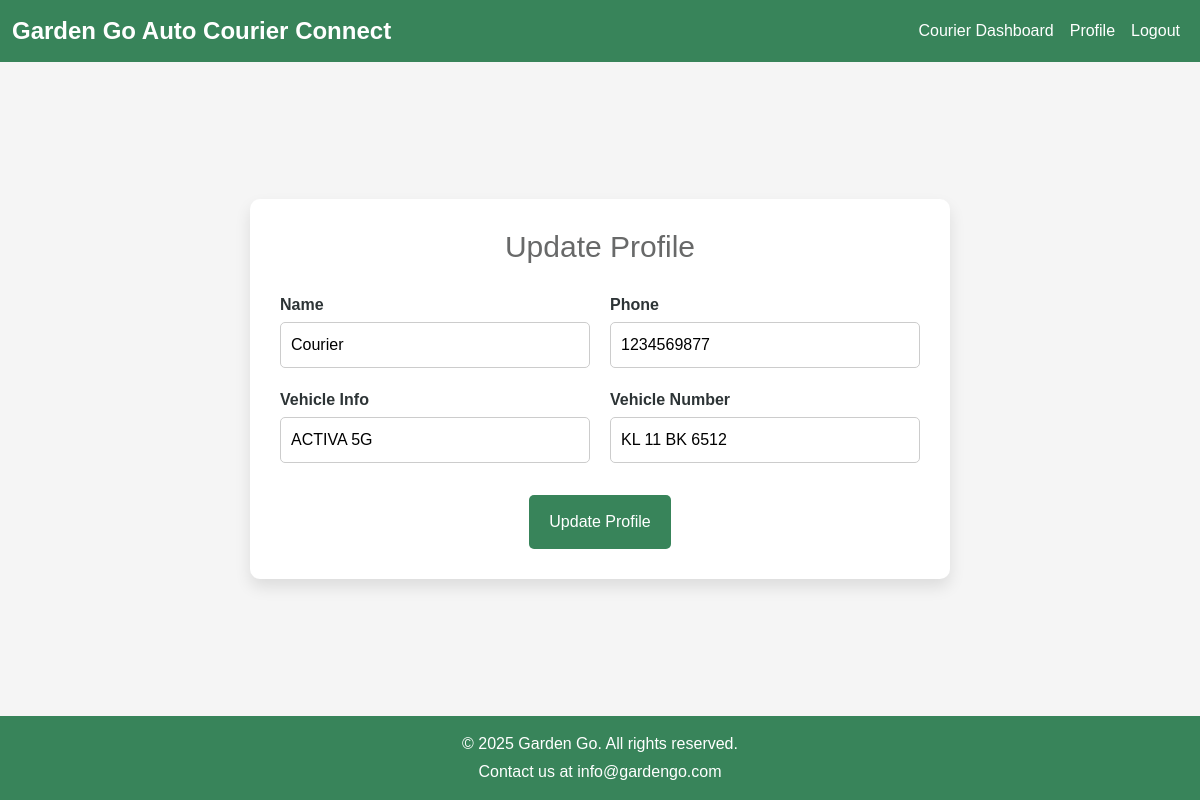
Screenshot of /profile/3 (signed in) with the database file from the repository.
### models.py (models this page shows, shortened)
class User(db.Model, UserMixin):
    __tablename__ = 'users'
    user_id = db.Column(db.Integer, primary_key=True)
    name = db.Column(db.String(150), nullable=False)
    email = db.Column(db.String(150), unique=True, nullable=False)
    password_hash = db.Column(db.String(256), nullable=False)
    role = db.Column(db.String(50), nullable=False)
    created_at = db.Column(db.DateTime, default=datetime.utcnow)
    profile_updated_at = db.Column(db.DateTime)
    last_login = db.Column(db.DateTime)
    address = db.Column(db.String(300))
    phone_number = db.Column(db.String(15))
    pincode = db.Column(db.String(10))
    region = db.Column(db.String(50))
    country = db.Column(db.String(50), default="India")
    vehicle_info = db.Column(db.String(150))
    vehicle_number = db.Column(db.String(50))
    orders = db.relationship('Order', foreign_keys='Order.user_id', back_populates='user')  # Updated
    assigned_orders = db.relationship('Order', foreign_keys='Order.assigned_to', back_populates='assigned_user')  # New relationship
    carts = db.relationship('Cart', back_populates='user')
    password_resets = db.relationship('PasswordReset', back_populates='user')
    subscriptions = db.relationship('Subscription', back_populates='user')
    def get_id(self):
        return str(self.user_id)

### app.py (the view, shortened to what this page needs)
@app.route('/profile/<int:user_id>', methods=['GET', 'POST'])
@login_required
def update_profile(user_id):
    user = User.query.get_or_404(user_id)
    if user != current_user and not current_user.is_admin:
        flash('You do not have permission to edit this profile.', 'info')
        return redirect(url_for('home'))
    form = ProfileUpdateForm(obj=user)
    referrer = request.args.get('next', request.referrer)
    return render_template('edit_profile.html', form=form, user=user, next=referrer)

### forms.py
class ProfileUpdateForm(FlaskForm):
    name = StringField('Name', validators=[DataRequired(), Length(min=2, max=150)])
    phone_number = StringField('Phone', validators=[DataRequired(), Length(min=10, max=15)])
    country = StringField('Country', validators=[Optional(), Length(max=100)])
    region = SelectField('Region', choices=[('East', 'East'), ('West', 'West'), ('North', 'North'), ('South', 'South')], validators=[Optional()])
    address = TextAreaField('Address', validators=[Length(max=250)])
    pincode = StringField('Pincode', validators=[Optional(), Length(min=6, max=10)])
    vehicle_info = StringField('Vehicle Info', validators=[Length(max=250)])
    vehicle_number = StringField('Vehicle Number', validators=[Length(max=50)])
    submit = SubmitField('Update Profile')

### app.py (called while the page is built)
@login_manager.user_loader
def load_user(user_id):
    return User.query.get(int(user_id))

@app.before_request
def update_last_login():
    if current_user.is_authenticated:
        current_user.last_login = datetime.utcnow()
        db.session.commit()

### templates/edit_profile.html (shortened to what this page needs)
{% extends "base.html" %} {% block css %}
<link
  rel="stylesheet"
  href="{{ url_for('static', filename='css/edit_profile.css') }}"
/>
{% endblock %} {% block content %}
<div class="update-profile-container">
  <form
    method="POST"
    action="{{ url_for('update_profile', user_id=user.user_id, next=next) }}"
    class="form-container"
  >
    <h2>Update Profile</h2>
    <div class="form-grid">
      <div class="form-group">
        <label for="name">Name</label>
        {{ form.name(class_="form-input", placeholder="Enter your name") }}
      </div>
      <div class="form-group">
        <label for="phone_number">Phone</label>
        {{ form.phone_number(class_="form-input", placeholder="Enter your phone number") }}
      </div>
      {% if current_user.role == 'Customer' %}
      <div class="form-group">
        <label for="country">Country</label>
        {{ form.country(class_="form-input", placeholder="Enter your country") }}
      </div>
      <div class="form-group">
        <label for="region">Region</label>
        {{ form.region(class_="form-select") }}
      </div>
      <div class="form-group">
        <label for="pincode">Pincode</label>
        {{ form.pincode(class_="form-input", placeholder="Enter your pincode") }}
      </div>
      <div class="form-group">
        <label for="address">Address</label>
        {{ form.address(class_="form-textarea", placeholder="Enter your address") }}
      </div>
      {% elif current_user.role == 'Courier' %}
      <div class="form-group">
        <label for="vehicle_info">Vehicle Info</label>
        {{ form.vehicle_info(class_="form-input", placeholder="Enter vehicle information") }}
      </div>
      <div class="form-group">
        <label for="vehicle_number">Vehicle Number</label>
        {{ form.vehicle_number(class_="form-input", placeholder="Enter vehicle number") }}
      </div>
      {% endif %}
    </div>
    <div class="form-actions">{{ form.submit(class_="btn-submit") }}</div>
  </form>
</div>
{% endblock %}

### static/css/base.css (style rules this page uses)
* { box-sizing: border-box; margin: 0; padding: 0; }
body { font-family: Arial, sans-serif; background-color: #f5f5f5; color: #2d3436; }

### static/css/edit_profile.css (style rules this page uses)
.update-profile-container { display: flex; justify-content: center; align-items: center; min-height: calc(100vh - 146px); }
.form-container { margin: 50px 20px; max-width: 700px; width: 100%; background: #ffffff; padding: 30px; border-radius: 10px; box-shadow: 0 8px 16px rgba(0, 0, 0, 0.1); display: flex; flex-direction: column; gap: 20px; }
.form-container h2 { font-size: 30px; color: #686969; text-align: center; }
.form-grid { display: grid; grid-template-columns: repeat(auto-fit, minmax(300px, 1fr)); gap: 20px; }
.form-group { display: flex; flex-direction: column; }
label { font-weight: bold; margin-bottom: 5px; display: block; }
.form-input, .form-select, .form-textarea { width: 100%; padding: 10px; border: 1px solid #ccc; border-radius: 5px; font-size: 16px; transition: border-color 0.3s; }
.form-actions { text-align: center; padding-top: 12px; }
.btn-submit { background: #38845A; color: #fff; padding: 15px 20px; font-size: 16px; border: none; border-radius: 5px; cursor: pointer; transition: background-color 0.3s; }

### rows the page displays
User: name "Courier", phone_number "1234569877", vehicle_info "ACTIVA 5G", vehicle_number "KL 11 BK 6512"
